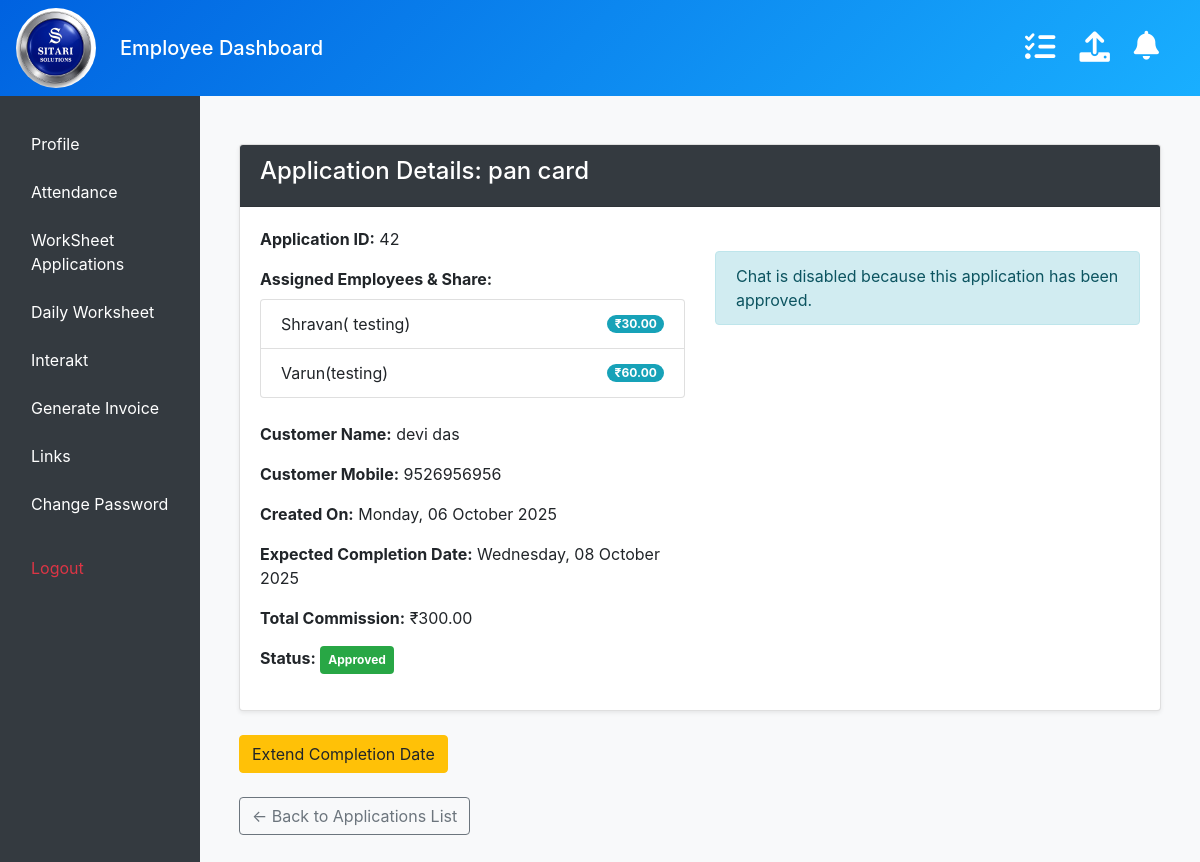
Page /applications/42/ (signed in) on the committed database.
### management/models.py (models this page shows, shortened)
class Application(models.Model):
    id = models.AutoField(primary_key=True)
    date_created = models.DateTimeField(auto_now_add=True)
    service_type = models.ForeignKey(
        ServiceType,
        on_delete=models.PROTECT,
        related_name='applications',
        help_text="Select the type of service for this application.",
        blank=True,
        null = True
    )
    customer_name = models.CharField(max_length=150)
    customer_mobile_number = models.CharField(max_length=15)
    expected_date_of_completion = models.DateField(
        null=True, blank=True, help_text="Expected date to complete the work"
    )
    total_commission = models.DecimalField(max_digits=10, decimal_places=2)
    approved = models.BooleanField(default=False)
    assigned_employees = models.ManyToManyField(Employee, through='ApplicationAssignment', related_name='applications')

class ServiceType(models.Model):
    name = models.CharField(max_length=255, unique=True)
    referee_commission_percentage = models.DecimalField(
        "Referee Commission (%)",
        max_digits=5,
        decimal_places=2,
        default=50.00,
        help_text="Percentage of the total commission for the employee creating the application when it is shared."
    )
    partner_commission_percentage = models.DecimalField(
        "Partner Commission (%)",
        max_digits=5,
        decimal_places=2,
        default=50.00,
        help_text="Percentage of the total commission for the employee the application is shared with."
    )

class ApplicationAssignment(models.Model):
    application = models.ForeignKey(Application, on_delete=models.CASCADE)
    employee = models.ForeignKey(Employee, on_delete=models.CASCADE)
    commission_amount = models.DecimalField(
        max_digits=10, decimal_places=2, default=0, help_text="The exact commission amount for this employee"
    )
    class Meta:
        unique_together = ('application', 'employee')

class Employee(models.Model):
    employee_id = models.AutoField(primary_key=True)
    name = models.CharField(max_length=150)
    profile_picture = models.ImageField(
        upload_to='profile_pictures/',
        default='default_profile.jpg',
        blank=True, null=True
    )
    mobile_number = models.CharField(max_length=15, unique=True)
    salary = models.DecimalField(max_digits=10, decimal_places=2)
    pf = models.DecimalField("Provident Fund (PF)", max_digits=10, decimal_places=2, null=True, blank=True)
    esi = models.DecimalField("Employee State Insurance (ESI)", max_digits=10, decimal_places=2, null=True, blank=True)
    joining_date = models.DateField()
    department = models.ForeignKey('Department', null=True, blank=True, on_delete=models.SET_NULL, related_name='employees')
    working_start_time = models.TimeField(null=True, blank=True)
    working_end_time = models.TimeField(null=True, blank=True)
    password = models.CharField(max_length=128, default="123")
    assigned_links = models.ManyToManyField(
        ManagedLink,
        blank=True,
        related_name="assigned_employees"
    )
    advances = models.DecimalField(
        "Current Advance",
        max_digits=10,
        decimal_places=2,
        default=0,
        help_text="Total outstanding advance amount taken by the employee."
    )

### management/views.py (the view)
    def wrapped_view(request, *args, **kwargs):
        employee = get_logged_in_employee(request)
        if not employee:
            messages.error(request, "You must be logged in to view this page.")
            return redirect('login') # Make sure you have a 'login' URL name
        return view_func(request, employee, *args, **kwargs)

### management/context_processors.py (called while the page is built)
def notifications_context(request):
    if request.session.get('employee_id'):
        employee_id = request.session.get('employee_id')
        count = UserNotificationStatus.objects.filter(employee_id=employee_id, is_read=False).count()
        return {'unread_notification_count': count}
    return {'unread_notification_count': 0}

### management/ip_restriction.py (called while the page is built)
def get_client_ip(request):
    x_forwarded_for = request.META.get('HTTP_X_FORWARDED_FOR')
    if x_forwarded_for:
        ip = x_forwarded_for.split(',')[0].strip()
    else:
        ip = request.META.get('REMOTE_ADDR')
    return ip

    def __call__(self, request):
        ip = get_client_ip(request)
        if not self.is_ip_allowed(ip):
            logger.warning(f"Access denied for IP: {ip}")
            return HttpResponseForbidden("Access denied.")
        response = self.get_response(request)
        return response

### management/models.py (called while the page is built)
    def __str__(self):
        return self.name

### management/templatetags/upload_tags.py (called while the page is built)
@register.simple_tag
def get_upload_form():
    return EmployeeUploadForm()

### management/views.py (called while the page is built)
def get_logged_in_employee(request):
    employee_id = request.session.get('employee_id')
    if not employee_id:
        return None
    try:
        return Employee.objects.get(employee_id=employee_id)
    except Employee.DoesNotExist:
        return None

def require_employee(view_func):
    def wrapped_view(request, *args, **kwargs):
        employee = get_logged_in_employee(request)
        if not employee:
            messages.error(request, "You must be logged in to view this page.")
            return redirect('login') # Make sure you have a 'login' URL name
        return view_func(request, employee, *args, **kwargs)
    return wrapped_view

### management/templates/application_detail.html (shortened to what this page needs)
{% extends "masteremployee.html" %}
{% block content %}
<div class="container my-4">
    <div class="card shadow-sm">
        <div class="card-header bg-dark text-white">
            <h4>Application Details: {{ application.service_type.name }}</h4>
        </div>
        <div class="card-body">
            <div class="row">
                <div class="col-md-6">
                    <p><strong>Application ID:</strong> {{ application.id }}</p>
                    <div><strong>Assigned Employees & Share:</strong>
                        <ul class="list-group mt-2">
                            {% for assignment in assignments %}
                            <li class="list-group-item d-flex justify-content-between align-items-center">
                                {{ assignment.employee.name }}
                                <span class="badge badge-info badge-pill">₹{{ assignment.commission_amount|floatformat:2 }}</span>
                            </li>
                            {% endfor %}
                        </ul>
                    </div><br>
                    <p><strong>Customer Name:</strong> {{ application.customer_name }}</p>
                    <p><strong>Customer Mobile:</strong> {{ application.customer_mobile_number }}</p>
                    <p><strong>Created On:</strong> {{ application.date_created|date:"l, d F Y" }}</p>
                    <p><strong>Expected Completion Date:</strong>
                        {% if application.expected_date_of_completion %}
                            {{ application.expected_date_of_completion|date:"l, d F Y" }}
                        {% else %}
                            Not set
                        {% endif %}
                    </p>
                    <p class="mt-3"><strong>Total Commission:</strong> ₹{{ application.total_commission|floatformat:2 }}</p>
                    <p><strong>Status:</strong>
                        <span class="badge {% if application.approved %}badge-success{% else %}badge-warning{% endif %} p-2">
                            {{ application.approved|yesno:"Approved,Pending Approval" }}
                        </span>
                    </p>
                </div>
                <div class="col-md-6">
                    {% if is_chat_active %}
                    <div class="card h-100">
                        <div class="card-header bg-secondary text-white">
                            <h5>Collaboration Chat</h5>
                        </div>
                        <div class="card-body" style="max-height: 400px; overflow-y: auto;" id="chat-box">
                            {% if chat_messages %}
                                {% for msg in chat_messages %}
                                <div class="mb-3 p-2 rounded {% if msg.employee.employee_id == request.session.employee_id %}bg-light text-right{% else %}border{% endif %}">
                                    <strong>{{ msg.employee.name }}</strong>
                                    <small class="text-muted">({{ msg.timestamp|date:"d M, H:i" }})</small>
                                    {% if msg.message %}
                                        <p class="mb-1 mt-1">{{ msg.message|linebreaksbr }}</p>
                                    {% endif %}
                                    {% if msg.file %}
                                        <a href="{{ msg.file.url }}" target="_blank" class="btn btn-sm btn-outline-primary mt-1">
                                            Download: {{ msg.file.name|cut:"chat_files/" }}
                                        </a>
                                    {% endif %}
                                </div>
                                {% endfor %}
                            {% else %}
                                <p class="text-center text-muted">No messages yet. Start the conversation!</p>
                            {% endif %}
                        </div>
                        <div class="card-footer">
                            <form method="post" enctype="multipart/form-data">
                                {% csrf_token %}
                                <div class="form-group">
                                    <textarea name="message" class="form-control" rows="2" placeholder="Type your message..."></textarea>
                                </div>
                                <div class="form-group">
                                    <label for="fileUpload">Attach File (Optional)</label>
                                    <input type="file" name="file" class="form-control-file" id="fileUpload">
                                </div>
                                <button type="submit" class="btn btn-primary">Send</button>
                            </form>
                        </div>
                    </div>
                    {% else %}
                        {% if application.assigned_employees.count > 1 %}
                        <div class="alert alert-info mt-4">Chat is disabled because this application has been approved.</div>
                        {% endif %}
                    {% endif %}
                </div>
            </div>
        </div>
    </div>
    <br>
    <button type="button" class="btn btn-warning" data-toggle="modal" data-target="#extendDateModal">
        Extend Completion Date
    </button>
    <div class="mt-4">
        <a href="{% url 'applications' %}" class="btn btn-outline-secondary">&larr; Back to Applications List</a>
    </div>
</div>
{% endblock %}

### management/templates/masteremployee.html (style rules this page uses)
body { background-color: #f8f9fa; overflow: hidden; }

### rows in the picture
Application: service_type.name "pan card", id "42", customer_name "devi das", customer_mobile_number "9526956956", date_created "Monday, 06 October 2025", expected_date_of_completion "Wednesday, 08 October 2025", total_commission "300.00", approved "Approved"
ApplicationAssignment: employee.name "Shravan( testing)", commission_amount "30.00"
ApplicationAssignment: employee.name "Varun(testing)", commission_amount "60.00"
